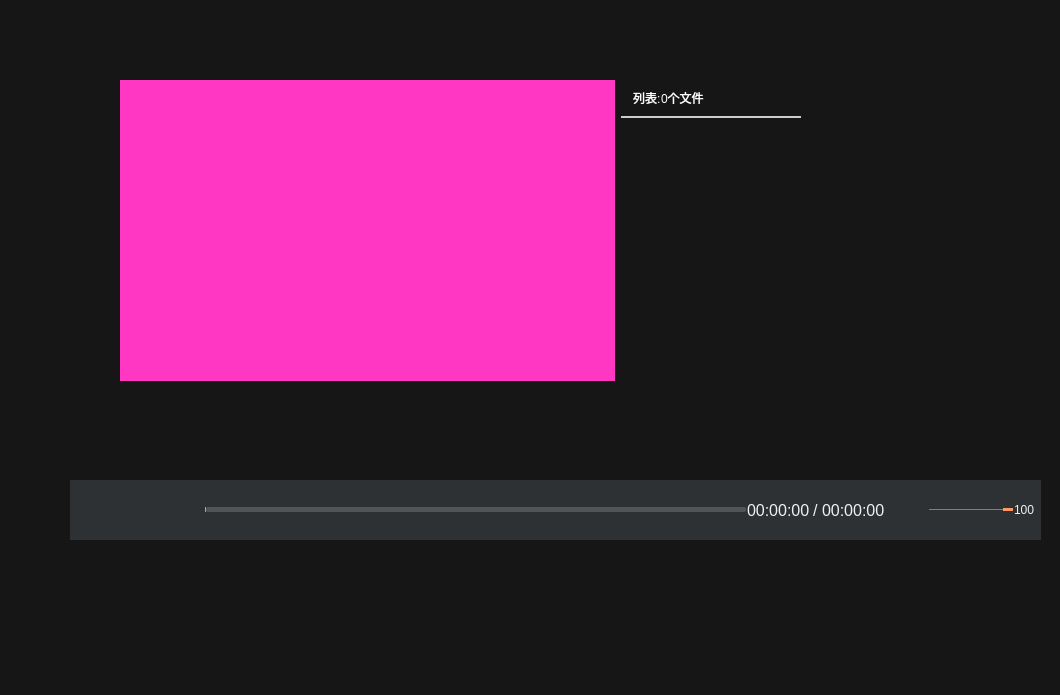
<?xml version="1.0" encoding="UTF-8"?>
<ui version="4.0">
 <class>MainWindow</class>
 <widget class="QWidget" name="MainWindow">
  <property name="geometry">
   <rect>
    <x>0</x>
    <y>0</y>
    <width>1060</width>
    <height>695</height>
   </rect>
  </property>
  <property name="windowTitle">
   <string>Form</string>
  </property>
  <layout class="QVBoxLayout" name="verticalLayout">
   <property name="spacing">
    <number>0</number>
   </property>
   <property name="leftMargin">
    <number>0</number>
   </property>
   <property name="topMargin">
    <number>0</number>
   </property>
   <property name="rightMargin">
    <number>0</number>
   </property>
   <property name="bottomMargin">
    <number>0</number>
   </property>
   <item>
    <widget class="QWidget" name="widget_container" native="true">
     <property name="styleSheet">
      <string notr="true">QWidget#widget_container
{
	background-color: rgb(22, 22, 22);
}
</string>
     </property>
     <widget class="QWidget" name="widget_controller" native="true">
      <property name="geometry">
       <rect>
        <x>70</x>
        <y>480</y>
        <width>971</width>
        <height>60</height>
       </rect>
      </property>
      <property name="styleSheet">
       <string notr="true">QWidget#widget_controller
{
	background-color: rgba(60, 65, 68,160);
}</string>
      </property>
      <layout class="QVBoxLayout" name="verticalLayout_7">
       <property name="leftMargin">
        <number>6</number>
       </property>
       <property name="topMargin">
        <number>6</number>
       </property>
       <property name="rightMargin">
        <number>6</number>
       </property>
       <property name="bottomMargin">
        <number>6</number>
       </property>
       <item>
        <layout class="QHBoxLayout" name="horizontalLayout_2">
         <property name="spacing">
          <number>1</number>
         </property>
         <property name="rightMargin">
          <number>0</number>
         </property>
         <item>
          <spacer name="horizontalSpacer_3">
           <property name="orientation">
            <enum>Qt::Horizontal</enum>
           </property>
           <property name="sizeType">
            <enum>QSizePolicy::Fixed</enum>
           </property>
           <property name="sizeHint" stdset="0">
            <size>
             <width>6</width>
             <height>20</height>
            </size>
           </property>
          </spacer>
         </item>
         <item>
          <widget class="QPushButton" name="pushButton_play">
           <property name="minimumSize">
            <size>
             <width>36</width>
             <height>36</height>
            </size>
           </property>
           <property name="cursor">
            <cursorShape>PointingHandCursor</cursorShape>
           </property>
           <property name="styleSheet">
            <string notr="true">QPushButton{ 
image: url(:image/start_normal.png);
border-radius:0px; 
}  
QPushButton:hover{ 
image: url(:image/start_focus.png);
border-radius:0px; 
} 
QPushButton:pressed{ 
image: url(:image/start_normal.png);
border-radius:0px; 
}
</string>
           </property>
           <property name="text">
            <string/>
           </property>
          </widget>
         </item>
         <item>
          <widget class="QPushButton" name="pushButton_pause">
           <property name="minimumSize">
            <size>
             <width>36</width>
             <height>36</height>
            </size>
           </property>
           <property name="cursor">
            <cursorShape>PointingHandCursor</cursorShape>
           </property>
           <property name="styleSheet">
            <string notr="true">QPushButton{ 
image: url(:image/pause_normal.png);
border-radius:0px; 
} 
QPushButton:hover{ 
image: url(:image/pause_focus.png);
border-radius:0px; 
} 
QPushButton:pressed{ 
image: url(:image/pause_normal.png);
border-radius:0px; 
}
</string>
           </property>
           <property name="text">
            <string/>
           </property>
          </widget>
         </item>
         <item>
          <spacer name="horizontalSpacer_5">
           <property name="orientation">
            <enum>Qt::Horizontal</enum>
           </property>
           <property name="sizeType">
            <enum>QSizePolicy::Fixed</enum>
           </property>
           <property name="sizeHint" stdset="0">
            <size>
             <width>6</width>
             <height>20</height>
            </size>
           </property>
          </spacer>
         </item>
         <item>
          <widget class="QPushButton" name="pushButton_stop">
           <property name="minimumSize">
            <size>
             <width>36</width>
             <height>36</height>
            </size>
           </property>
           <property name="cursor">
            <cursorShape>PointingHandCursor</cursorShape>
           </property>
           <property name="styleSheet">
            <string notr="true">QPushButton{ 
image: url(:image/stop_normal.png);
border-radius:0px; 
}  
QPushButton:hover{ 
image: url(:image/stop_focus.png);
border-radius:0px; 
} 
QPushButton:pressed{ 
image: url(:image/stop_normal.png);
border-radius:0px; 
}
</string>
           </property>
           <property name="text">
            <string/>
           </property>
          </widget>
         </item>
         <item>
          <spacer name="horizontalSpacer_6">
           <property name="orientation">
            <enum>Qt::Horizontal</enum>
           </property>
           <property name="sizeType">
            <enum>QSizePolicy::Fixed</enum>
           </property>
           <property name="sizeHint" stdset="0">
            <size>
             <width>6</width>
             <height>20</height>
            </size>
           </property>
          </spacer>
         </item>
         <item>
          <widget class="VideoSlider" name="horizontalSlider">
           <property name="cursor">
            <cursorShape>PointingHandCursor</cursorShape>
           </property>
           <property name="styleSheet">
            <string notr="true">QSlider::groove:horizontal {
border: 0px solid #bbb;
}

QSlider::sub-page:horizontal {
background-color: #ff9900;
border-bottom-left-radius: 2px; 
border-top-left-radius: 2px; 

border-radius: 2px; 
margin-top:5px;
margin-bottom:5px;
}

QSlider::add-page:horizontal {
background-color: rgba(228, 228, 228, 50);v
border: 0px solid #777;
border-radius: 2px;
margin-top:5px;
margin-bottom:5px;
}
/*
QSlider::handle:horizontal {
background: rgb(255,153,102); 
border: 1px solid rgb(255,153,102); 
width: 14px;
height:10px;
border-radius: 7px;
margin-top:2px;
margin-bottom:2px;
}

QSlider::handle:horizontal:hover {
background: rgb(255,128,6); 
border: 1px solid rgba(102,102,102,102);
border-radius: 7px;
}*/

QSlider::sub-page:horizontal:disabled {
background: #bbb;
border-color: #999;
}

QSlider::add-page:horizontal:disabled {
background: #eee;
border-color: #999;
}

QSlider::handle:horizontal:disabled {
background: #eee;
border: 1px solid #aaa;
border-radius: 2px;
}
</string>
           </property>
           <property name="maximum">
            <number>100</number>
           </property>
           <property name="value">
            <number>0</number>
           </property>
           <property name="orientation">
            <enum>Qt::Horizontal</enum>
           </property>
          </widget>
         </item>
         <item>
          <layout class="QHBoxLayout" name="horizontalLayout">
           <property name="spacing">
            <number>3</number>
           </property>
           <item>
            <widget class="QLabel" name="label_currenttime">
             <property name="styleSheet">
              <string notr="true">QLabel{
	border-radius:0px;
	color: #F0F0F0;
	background-color:rgba(0,0,0,0);
	border-style:none;
font-family:&quot;微软雅黑&quot;;
font-size:16px;
}
</string>
             </property>
             <property name="text">
              <string>00:00:00</string>
             </property>
            </widget>
           </item>
           <item>
            <widget class="QLabel" name="label_2">
             <property name="styleSheet">
              <string notr="true">QLabel{
	border-radius:0px;
	color: #F0F0F0;
	background-color:rgba(0,0,0,0);
	border-style:none;
font-family:&quot;微软雅黑&quot;;
font-size:16px;
}
</string>
             </property>
             <property name="text">
              <string>/</string>
             </property>
            </widget>
           </item>
           <item>
            <widget class="QLabel" name="label_totaltime">
             <property name="styleSheet">
              <string notr="true">QLabel{
	border-radius:0px;
	color: #F0F0F0;
	background-color:rgba(0,0,0,0);
	border-style:none;
font-family:&quot;微软雅黑&quot;;
font-size:16px;
}
</string>
             </property>
             <property name="text">
              <string>00:00:00</string>
             </property>
            </widget>
           </item>
          </layout>
         </item>
         <item>
          <widget class="QPushButton" name="pushButton_volume">
           <property name="minimumSize">
            <size>
             <width>36</width>
             <height>36</height>
            </size>
           </property>
           <property name="cursor">
            <cursorShape>PointingHandCursor</cursorShape>
           </property>
           <property name="styleSheet">
            <string notr="true">QPushButton{ 
image: url(:/image/volume_normal.png);
border-radius:0px; 
padding:5px;
}  
QPushButton:hover{ 
image: url(:image/stop_focus.png);
border-radius:0px; 
padding:3px;
} 
QPushButton:!checked{ 
image: url(:/image/volume_normal.png);
} 
QPushButton:checked{ 
image: url(:/image/volume_mute.png);
} 

</string>
           </property>
           <property name="text">
            <string/>
           </property>
           <property name="checkable">
            <bool>true</bool>
           </property>
          </widget>
         </item>
         <item>
          <widget class="QSlider" name="horizontalSlider_volume">
           <property name="sizePolicy">
            <sizepolicy hsizetype="Fixed" vsizetype="Fixed">
             <horstretch>0</horstretch>
             <verstretch>0</verstretch>
            </sizepolicy>
           </property>
           <property name="maximumSize">
            <size>
             <width>150</width>
             <height>16777215</height>
            </size>
           </property>
           <property name="styleSheet">
            <string notr="true">QSlider::groove:horizontal {
border: 0px solid #bbb;
}

QSlider::sub-page:horizontal {
background: rgb(235,97,0);
border-radius: 0px;
margin-top:8px;
margin-bottom:8px;
}

QSlider::add-page:horizontal {
background: rgb(255,255, 255);
border: 0px solid #777;
border-radius: 2px;
margin-top:8px;
margin-bottom:8px;
}

QSlider::handle:horizontal {
background: rgb(255,153,102); 
border: 1px solid rgb(255,153,102); 
width: 8px;
height:8px;
border-radius: 2px;
margin-top:6px;
margin-bottom:6px;
}

QSlider::handle:horizontal:hover {
background: rgb(255,128,6); 
border: 1px solid rgba(102,102,102,102);
border-radius: 7px;
}

QSlider::sub-page:horizontal:disabled {
background: #bbb;
border-color: #999;
}

QSlider::add-page:horizontal:disabled {
background: #eee;
border-color: #999;
}

QSlider::handle:horizontal:disabled {
background: #eee;
border: 1px solid #aaa;
border-radius: 4px;
}

</string>
           </property>
           <property name="maximum">
            <number>100</number>
           </property>
           <property name="singleStep">
            <number>0</number>
           </property>
           <property name="pageStep">
            <number>0</number>
           </property>
           <property name="value">
            <number>100</number>
           </property>
           <property name="orientation">
            <enum>Qt::Horizontal</enum>
           </property>
          </widget>
         </item>
         <item>
          <widget class="QLabel" name="label_volume">
           <property name="minimumSize">
            <size>
             <width>20</width>
             <height>0</height>
            </size>
           </property>
           <property name="styleSheet">
            <string notr="true">QLabel{
	border-radius:0px;
	color: #F0F0F0;
	background-color:rgba(0,0,0,0);
	border-style:none;
font: 16px &quot;微软雅黑&quot;;

}
</string>
           </property>
           <property name="text">
            <string>100</string>
           </property>
           <property name="alignment">
            <set>Qt::AlignLeading|Qt::AlignLeft|Qt::AlignVCenter</set>
           </property>
          </widget>
         </item>
        </layout>
       </item>
      </layout>
     </widget>
     <widget class="QWidget" name="widget_video_back" native="true">
      <property name="geometry">
       <rect>
        <x>120</x>
        <y>80</y>
        <width>681</width>
        <height>301</height>
       </rect>
      </property>
      <layout class="QHBoxLayout" name="horizontalLayout_4">
       <property name="leftMargin">
        <number>0</number>
       </property>
       <property name="topMargin">
        <number>0</number>
       </property>
       <property name="rightMargin">
        <number>0</number>
       </property>
       <property name="bottomMargin">
        <number>0</number>
       </property>
       <item>
        <widget class="QStackedWidget" name="stackedWidget">
         <property name="currentIndex">
          <number>2</number>
         </property>
         <widget class="QWidget" name="page_open">
          <layout class="QVBoxLayout" name="verticalLayout_6">
           <property name="spacing">
            <number>0</number>
           </property>
           <property name="leftMargin">
            <number>0</number>
           </property>
           <property name="topMargin">
            <number>0</number>
           </property>
           <property name="rightMargin">
            <number>0</number>
           </property>
           <property name="bottomMargin">
            <number>0</number>
           </property>
           <item>
            <widget class="QWidget" name="widget_showopen" native="true">
             <property name="sizePolicy">
              <sizepolicy hsizetype="Preferred" vsizetype="Expanding">
               <horstretch>0</horstretch>
               <verstretch>0</verstretch>
              </sizepolicy>
             </property>
             <property name="styleSheet">
              <string notr="true">QWidget#widget_showopen
{
	
	background-color: rgba(60, 65, 68,100);
}</string>
             </property>
             <layout class="QVBoxLayout" name="verticalLayout_5">
              <item>
               <layout class="QHBoxLayout" name="horizontalLayout_3">
                <item>
                 <spacer name="horizontalSpacer">
                  <property name="orientation">
                   <enum>Qt::Horizontal</enum>
                  </property>
                  <property name="sizeHint" stdset="0">
                   <size>
                    <width>40</width>
                    <height>20</height>
                   </size>
                  </property>
                 </spacer>
                </item>
                <item>
                 <widget class="QToolButton" name="toolButton_open">
                  <property name="minimumSize">
                   <size>
                    <width>160</width>
                    <height>50</height>
                   </size>
                  </property>
                  <property name="cursor">
                   <cursorShape>PointingHandCursor</cursorShape>
                  </property>
                  <property name="text">
                   <string>打开文件</string>
                  </property>
                 </widget>
                </item>
                <item>
                 <spacer name="horizontalSpacer_2">
                  <property name="orientation">
                   <enum>Qt::Horizontal</enum>
                  </property>
                  <property name="sizeHint" stdset="0">
                   <size>
                    <width>40</width>
                    <height>20</height>
                   </size>
                  </property>
                 </spacer>
                </item>
               </layout>
              </item>
             </layout>
            </widget>
           </item>
          </layout>
         </widget>
         <widget class="QWidget" name="page_audio">
          <layout class="QVBoxLayout" name="verticalLayout_2">
           <item>
            <widget class="QLabel" name="label">
             <property name="styleSheet">
              <string notr="true">image: url(:/image/audio.png);</string>
             </property>
             <property name="text">
              <string/>
             </property>
            </widget>
           </item>
          </layout>
         </widget>
         <widget class="QWidget" name="page_video">
          <layout class="QVBoxLayout" name="verticalLayout_8">
           <property name="spacing">
            <number>0</number>
           </property>
           <property name="leftMargin">
            <number>0</number>
           </property>
           <property name="topMargin">
            <number>0</number>
           </property>
           <property name="rightMargin">
            <number>0</number>
           </property>
           <property name="bottomMargin">
            <number>0</number>
           </property>
           <item>
            <widget class="ShowVideoWidget" name="widget_videoPlayer" native="true">
             <property name="enabled">
              <bool>true</bool>
             </property>
             <property name="sizePolicy">
              <sizepolicy hsizetype="Preferred" vsizetype="Expanding">
               <horstretch>0</horstretch>
               <verstretch>0</verstretch>
              </sizepolicy>
             </property>
             <property name="mouseTracking">
              <bool>true</bool>
             </property>
             <property name="styleSheet">
              <string notr="true">QWidget#widget_videoPlayer
{
	background-color: rgb(255, 55, 195);
}</string>
             </property>
            </widget>
           </item>
          </layout>
         </widget>
        </widget>
       </item>
       <item>
        <widget class="QWidget" name="widget_list" native="true">
         <property name="maximumSize">
          <size>
           <width>180</width>
           <height>16777215</height>
          </size>
         </property>
         <property name="styleSheet">
          <string notr="true">QWidget#widget_left
{
	background-color: rgb(47, 48, 57);
}
</string>
         </property>
         <layout class="QVBoxLayout" name="verticalLayout_4">
          <property name="spacing">
           <number>0</number>
          </property>
          <property name="leftMargin">
           <number>0</number>
          </property>
          <property name="topMargin">
           <number>0</number>
          </property>
          <property name="rightMargin">
           <number>0</number>
          </property>
          <property name="bottomMargin">
           <number>0</number>
          </property>
          <item>
           <widget class="QWidget" name="widget_4" native="true">
            <layout class="QHBoxLayout" name="horizontalLayout_5">
             <property name="spacing">
              <number>0</number>
             </property>
             <property name="leftMargin">
              <number>12</number>
             </property>
             <property name="topMargin">
              <number>0</number>
             </property>
             <property name="rightMargin">
              <number>12</number>
             </property>
             <property name="bottomMargin">
              <number>0</number>
             </property>
             <item>
              <widget class="QLabel" name="label_3">
               <property name="styleSheet">
                <string notr="true">color:#ffffff;
font-size:12px;</string>
               </property>
               <property name="text">
                <string>列表:</string>
               </property>
              </widget>
             </item>
             <item>
              <widget class="QLabel" name="label_num">
               <property name="styleSheet">
                <string notr="true">color:#ffffff;
font-size:12px;</string>
               </property>
               <property name="text">
                <string>0个文件</string>
               </property>
              </widget>
             </item>
             <item>
              <spacer name="horizontalSpacer_4">
               <property name="orientation">
                <enum>Qt::Horizontal</enum>
               </property>
               <property name="sizeHint" stdset="0">
                <size>
                 <width>40</width>
                 <height>20</height>
                </size>
               </property>
              </spacer>
             </item>
             <item>
              <widget class="QPushButton" name="pushButton_open">
               <property name="minimumSize">
                <size>
                 <width>36</width>
                 <height>36</height>
                </size>
               </property>
               <property name="cursor">
                <cursorShape>PointingHandCursor</cursorShape>
               </property>
               <property name="styleSheet">
                <string notr="true">QPushButton{ 
image: url(:image/open_normal.png);
border-radius:0px; 
} 
QPushButton:hover{ 
image: url(:image/open_focus.png);
border-radius:0px; 
} 
QPushButton:pressed{ 
image: url(:image/open_normal.png);
border-radius:0px; 
}
</string>
               </property>
               <property name="text">
                <string/>
               </property>
              </widget>
             </item>
             <item>
              <spacer name="horizontalSpacer_7">
               <property name="orientation">
                <enum>Qt::Horizontal</enum>
               </property>
               <property name="sizeType">
                <enum>QSizePolicy::Fixed</enum>
               </property>
               <property name="sizeHint" stdset="0">
                <size>
                 <width>6</width>
                 <height>20</height>
                </size>
               </property>
              </spacer>
             </item>
             <item>
              <widget class="QPushButton" name="pushButton_clear">
               <property name="minimumSize">
                <size>
                 <width>32</width>
                 <height>32</height>
                </size>
               </property>
               <property name="maximumSize">
                <size>
                 <width>32</width>
                 <height>32</height>
                </size>
               </property>
               <property name="cursor">
                <cursorShape>PointingHandCursor</cursorShape>
               </property>
               <property name="styleSheet">
                <string notr="true">QPushButton{ 
	padding:6px;
	border:none;
	image: url(:/player/image/videoplayer/delete.png);
}  
QPushButton:hover{ 
padding:3px;
} 
QPushButton:pressed{ 

}
</string>
               </property>
               <property name="text">
                <string/>
               </property>
              </widget>
             </item>
            </layout>
           </widget>
          </item>
          <item>
           <widget class="QWidget" name="widget_5" native="true">
            <property name="sizePolicy">
             <sizepolicy hsizetype="Preferred" vsizetype="Expanding">
              <horstretch>0</horstretch>
              <verstretch>0</verstretch>
             </sizepolicy>
            </property>
            <property name="styleSheet">
             <string notr="true">QWidget#widget_5
{
	border-radius:0px;
border-top-style: solid; 
border-top-width: 2px; 
border-top-color: #cccccc; 
}</string>
            </property>
            <layout class="QVBoxLayout" name="verticalLayout_9">
             <property name="spacing">
              <number>0</number>
             </property>
             <property name="leftMargin">
              <number>0</number>
             </property>
             <property name="topMargin">
              <number>0</number>
             </property>
             <property name="rightMargin">
              <number>0</number>
             </property>
             <property name="bottomMargin">
              <number>0</number>
             </property>
             <item>
              <widget class="QListWidget" name="listWidget">
               <property name="styleSheet">
                <string notr="true">QListWidget
{
	border:none;
	background-color: transparent;
}

QListView::item{

padding:0 0px; 
font-size:14px;
height:30px;
font-family: &quot;微软雅黑&quot;;
color: rgb(255,255,255);
}

QListView::item:hover {
background-color: rgba(255, 255, 255, 100);
}

QListView::item:selected {
/*background-color: #4B5CC4;*/
background-color: rgba(255, 255, 255, 130);
}


/*
QListView::item:selected:!active {
border-radius:5px; 
border:1px solid rgb(210, 225, 230);
background-color: qlineargradient(spread:reflect, x1:0.501, y1:0, x2:0.506, y2:0.489182, stop:0.0284091 rgba(255, 255, 255, 255), stop:1 rgba(255, 170, 0, 255));
}
QListView::item:selected:active {
border-radius:5px; 
border:1px solid rgb(210, 225, 230);
background-color: qlineargradient(spread:reflect, x1:0.501, y1:0, x2:0.506, y2:0.489182, stop:0.0284091 rgba(255, 255, 255, 255), stop:1 rgba(255, 170, 0, 255));
}
*/</string>
               </property>
               <property name="horizontalScrollBarPolicy">
                <enum>Qt::ScrollBarAlwaysOff</enum>
               </property>
               <property name="showDropIndicator" stdset="0">
                <bool>true</bool>
               </property>
               <property name="selectionMode">
                <enum>QAbstractItemView::ExtendedSelection</enum>
               </property>
               <property name="selectionRectVisible">
                <bool>false</bool>
               </property>
              </widget>
             </item>
             <item>
              <spacer name="verticalSpacer">
               <property name="orientation">
                <enum>Qt::Vertical</enum>
               </property>
               <property name="sizeType">
                <enum>QSizePolicy::Fixed</enum>
               </property>
               <property name="sizeHint" stdset="0">
                <size>
                 <width>20</width>
                 <height>10</height>
                </size>
               </property>
              </spacer>
             </item>
            </layout>
           </widget>
          </item>
         </layout>
        </widget>
       </item>
      </layout>
     </widget>
     <zorder>widget_video_back</zorder>
     <zorder>widget_controller</zorder>
    </widget>
   </item>
  </layout>
 </widget>
 <customwidgets>
  <customwidget>
   <class>ShowVideoWidget</class>
   <extends>QWidget</extends>
   <header>Widget/ShowVideoWidget.h</header>
   <container>1</container>
  </customwidget>
  <customwidget>
   <class>VideoSlider</class>
   <extends>QSlider</extends>
   <header>Widget/VideoSlider.h</header>
  </customwidget>
 </customwidgets>
 <resources/>
 <connections/>
</ui>
